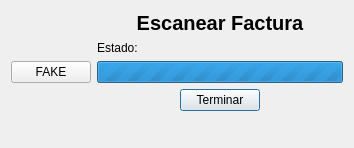
<?xml version="1.0" encoding="UTF-8"?>
<ui version="4.0">
 <class>Dialog</class>
 <widget class="QDialog" name="Dialog">
  <property name="geometry">
   <rect>
    <x>0</x>
    <y>0</y>
    <width>354</width>
    <height>148</height>
   </rect>
  </property>
  <property name="sizePolicy">
   <sizepolicy hsizetype="Fixed" vsizetype="Fixed">
    <horstretch>0</horstretch>
    <verstretch>0</verstretch>
   </sizepolicy>
  </property>
  <property name="minimumSize">
   <size>
    <width>354</width>
    <height>148</height>
   </size>
  </property>
  <property name="maximumSize">
   <size>
    <width>354</width>
    <height>148</height>
   </size>
  </property>
  <property name="windowTitle">
   <string>Escanear Factura</string>
  </property>
  <property name="windowIcon">
   <iconset>
    <normalon>:/newPrefix/barcode.png</normalon>
   </iconset>
  </property>
  <layout class="QFormLayout" name="formLayout">
   <item row="0" column="0">
    <widget class="QLabel" name="label">
     <property name="text">
      <string/>
     </property>
     <property name="pixmap">
      <pixmap resource="images/images.qrc">:/newPrefix/barcode.png</pixmap>
     </property>
    </widget>
   </item>
   <item row="0" column="1">
    <layout class="QVBoxLayout" name="verticalLayout">
     <item>
      <widget class="QLabel" name="label_2">
       <property name="font">
        <font>
         <family>MS Shell Dlg 2</family>
         <pointsize>15</pointsize>
         <weight>75</weight>
         <italic>false</italic>
         <bold>true</bold>
         <strikeout>false</strikeout>
         <stylestrategy>PreferAntialias</stylestrategy>
         <kerning>true</kerning>
        </font>
       </property>
       <property name="text">
        <string>Escanear Factura</string>
       </property>
       <property name="textFormat">
        <enum>Qt::AutoText</enum>
       </property>
       <property name="alignment">
        <set>Qt::AlignCenter</set>
       </property>
       <property name="wordWrap">
        <bool>false</bool>
       </property>
      </widget>
     </item>
     <item>
      <widget class="QLabel" name="label_3">
       <property name="font">
        <font>
         <weight>50</weight>
         <bold>false</bold>
        </font>
       </property>
       <property name="text">
        <string>Estado:</string>
       </property>
      </widget>
     </item>
    </layout>
   </item>
   <item row="1" column="1">
    <widget class="QProgressBar" name="progressBar">
     <property name="sizePolicy">
      <sizepolicy hsizetype="Expanding" vsizetype="Fixed">
       <horstretch>0</horstretch>
       <verstretch>0</verstretch>
      </sizepolicy>
     </property>
     <property name="maximum">
      <number>0</number>
     </property>
     <property name="value">
      <number>-1</number>
     </property>
     <property name="alignment">
      <set>Qt::AlignCenter</set>
     </property>
     <property name="orientation">
      <enum>Qt::Horizontal</enum>
     </property>
     <property name="invertedAppearance">
      <bool>false</bool>
     </property>
     <property name="textDirection">
      <enum>QProgressBar::TopToBottom</enum>
     </property>
     <property name="format">
      <string notr="true"/>
     </property>
    </widget>
   </item>
   <item row="4" column="1">
    <layout class="QHBoxLayout" name="horizontalLayout">
     <item>
      <spacer name="horizontalSpacer">
       <property name="orientation">
        <enum>Qt::Horizontal</enum>
       </property>
       <property name="sizeHint" stdset="0">
        <size>
         <width>40</width>
         <height>20</height>
        </size>
       </property>
      </spacer>
     </item>
     <item>
      <widget class="QPushButton" name="pushButton">
       <property name="text">
        <string>Terminar</string>
       </property>
      </widget>
     </item>
     <item>
      <spacer name="horizontalSpacer_2">
       <property name="orientation">
        <enum>Qt::Horizontal</enum>
       </property>
       <property name="sizeHint" stdset="0">
        <size>
         <width>40</width>
         <height>20</height>
        </size>
       </property>
      </spacer>
     </item>
    </layout>
   </item>
   <item row="1" column="0">
    <widget class="QPushButton" name="pushButton_2">
     <property name="text">
      <string>FAKE</string>
     </property>
    </widget>
   </item>
  </layout>
 </widget>
 <resources>
  <include location="images/images.qrc"/>
 </resources>
 <connections>
  <connection>
   <sender>pushButton</sender>
   <signal>clicked()</signal>
   <receiver>Dialog</receiver>
   <slot>reject()</slot>
   <hints>
    <hint type="sourcelabel">
     <x>250</x>
     <y>129</y>
    </hint>
    <hint type="destinationlabel">
     <x>353</x>
     <y>10</y>
    </hint>
   </hints>
  </connection>
  <connection>
   <sender>pushButton_2</sender>
   <signal>clicked()</signal>
   <receiver>Dialog</receiver>
   <slot>encontrado_slot()</slot>
   <hints>
    <hint type="sourcelabel">
     <x>65</x>
     <y>95</y>
    </hint>
    <hint type="destinationlabel">
     <x>353</x>
     <y>53</y>
    </hint>
   </hints>
  </connection>
 </connections>
 <slots>
  <slot>encontrado_slot()</slot>
 </slots>
</ui>
